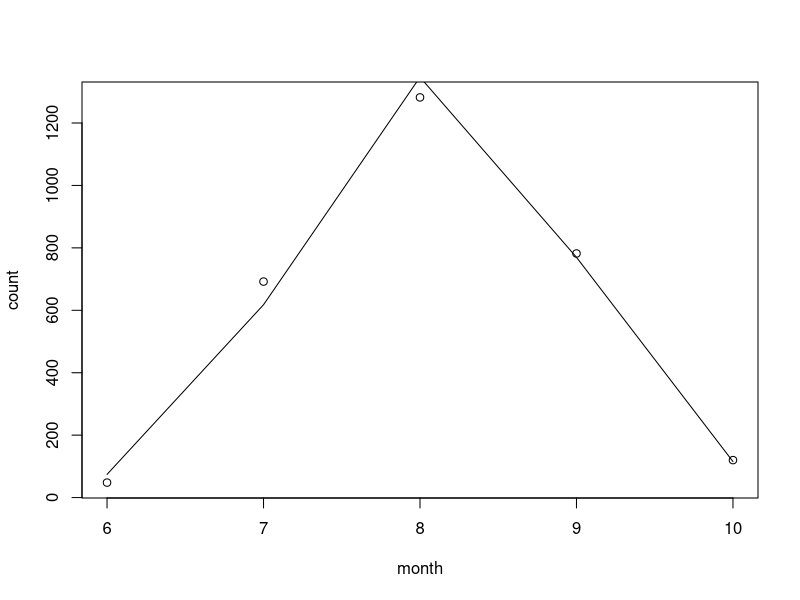
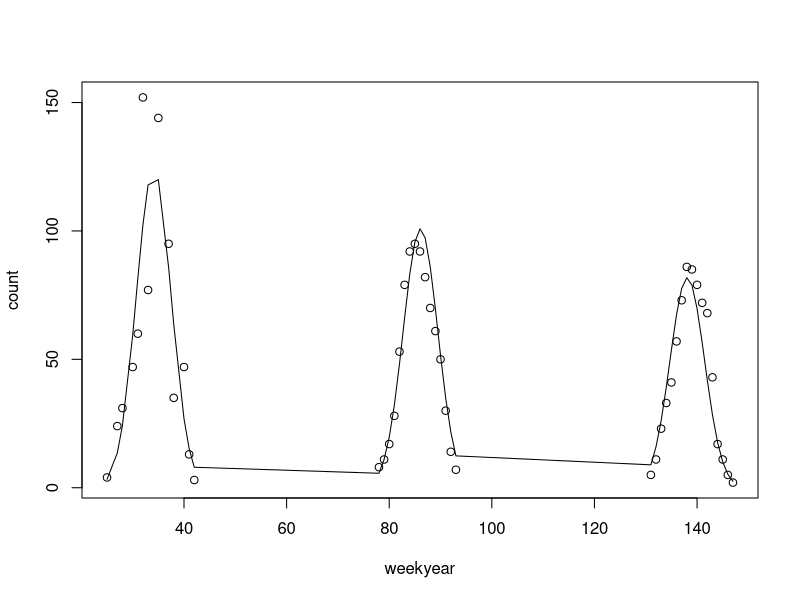
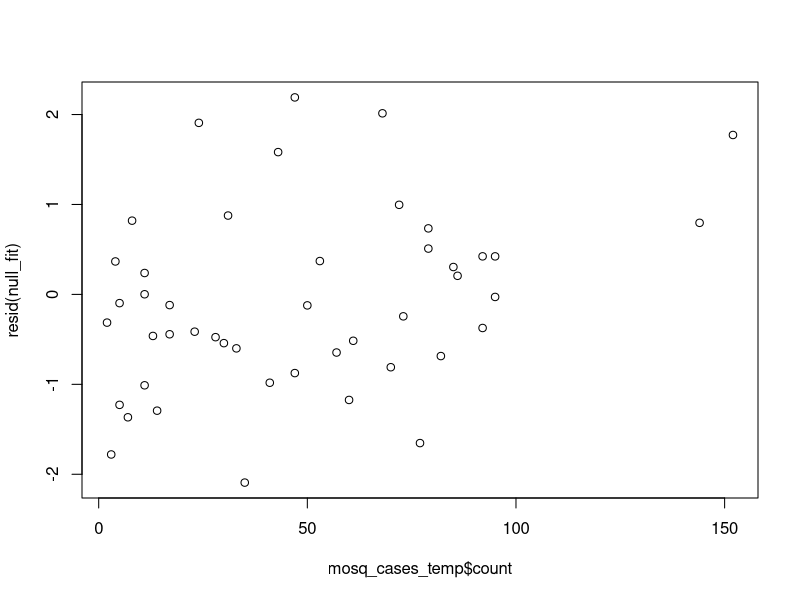
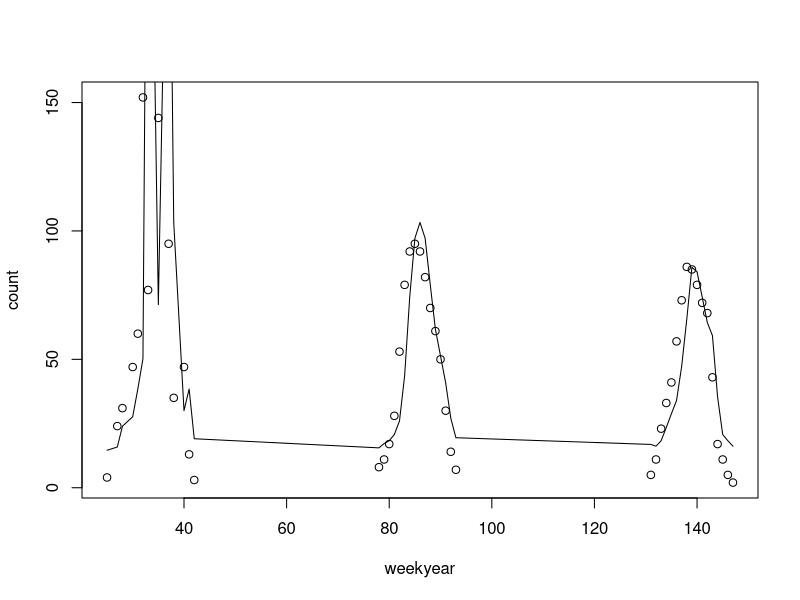
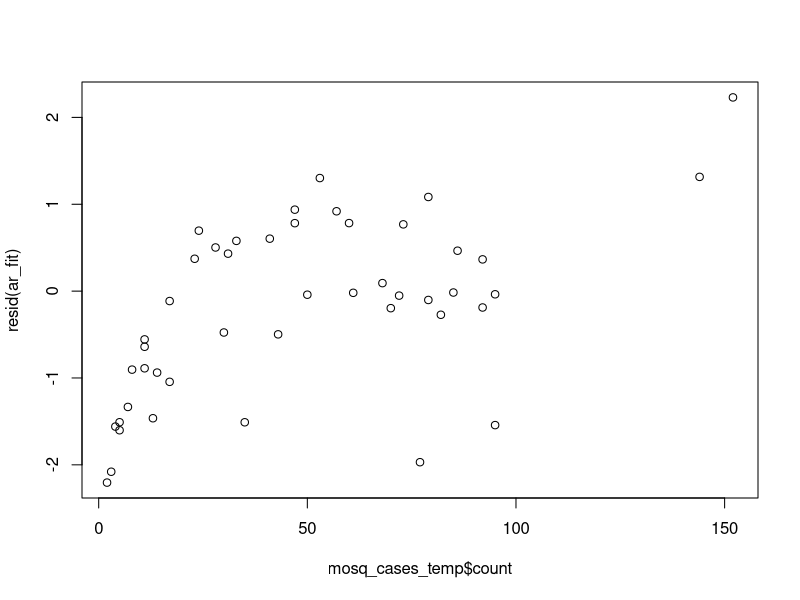
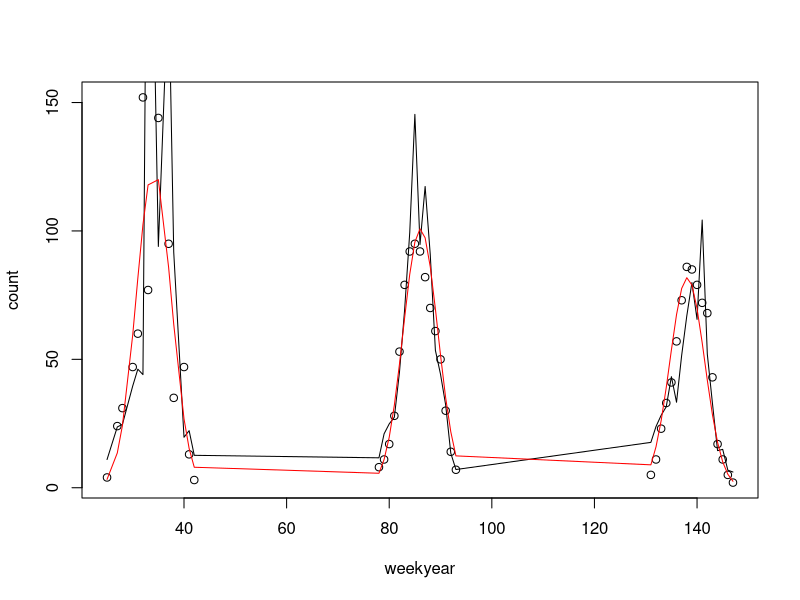
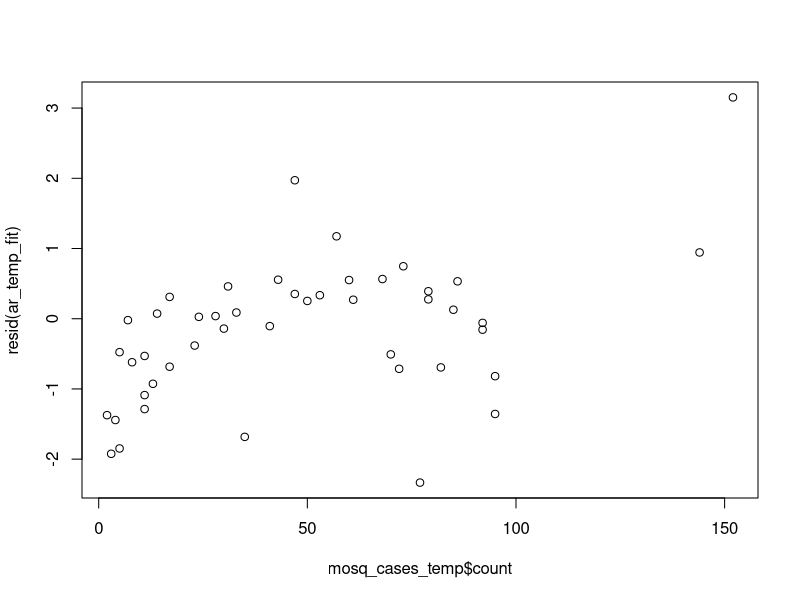
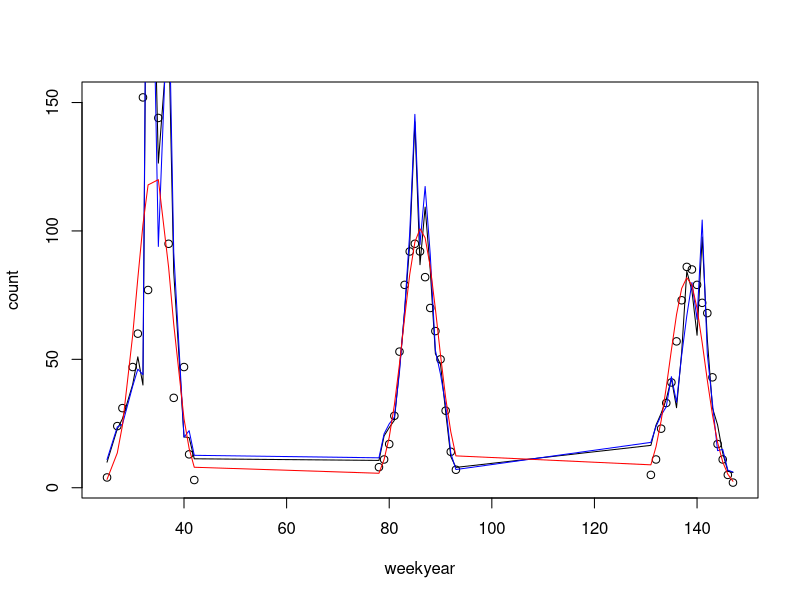

Write the R code that produced these figures, in order.
## Sean Sorek 11/30/24


library(tidyverse)

wnv_cases <- read_csv("cleaned_data/wnv_cases.csv")
wnv_mosquitoes <- read_csv("cleaned_data/wnv_mosquitoes.csv")
heat_vuln <- read_csv("cleaned_data/heat_vuln.csv")
day_weather <- read_csv("cleaned_data/day_weather.csv")
## Most basic model: mosquitoes by year

mosq_count_by_year <- wnv_mosquitoes |>
  mutate(year = lubridate::year(date)) |>
  group_by(year) |>
  summarise(count = n()) |>
  filter(year < 3000)

fit1 <- glm(count ~ year, mosq_count_by_year, family = "poisson")
summary(fit1)


# About as uninformative as youd expect

## mosquitoes by month

mosq_count_by_month <- wnv_mosquitoes |>
  mutate(month = lubridate::month(date)) |>
  group_by(month) |>
  summarise(count = n())

fit2 <- glm(count ~ month, mosq_count_by_month, family = "poisson")
summary(fit2)

fit3 <- glm(count ~ month + I(month^2), mosq_count_by_month, family = "poisson")
summary(fit3)
plot(mosq_count_by_month)
lines(6:10, predict(fit3, type = "response"))

## mosquitoes by month and year

mosq_month_year <- wnv_mosquitoes |>
  mutate(month = lubridate::month(date),
         year = lubridate::year(date)) |>
  group_by(year, month) |>
  summarise(count = n()) |>
  filter(year < 3000)
  
# does year make a difference in prediction between 2021-2024?
fit3.5 <- glm(count ~ month + I(month^2), mosq_month_year, family = "poisson")
fit4 <- glm(count ~ month + I(month^2) + year, mosq_month_year, family = "poisson")
summary(fit3.5)
summary(fit4)

anova(fit3.5, fit4)



## mosquito cases by weekly temperature
day_weather

mosq_cases <-
  wnv_mosquitoes |>
  mutate(
    year = lubridate::year(date),
    week = lubridate::week(date)) |>
  group_by(year, week) |>
  summarise(count = n()) |>
  mutate(weekyear = (year - 2021)*52 + week) |>
  filter(year < 3000)
  
weekly_weather <- day_weather |>
  mutate(
    year = lubridate::year(date),
    week = lubridate::week(date)) |>
  group_by(year, week) |>
  summarise(avg_temp = mean(avg_temp),
            avg_prcp = mean(avg_prcp),
            avg_dewp = mean(avg_dewp),
            avg_max = mean(avg_max),
            avg_min = mean(avg_min)) |>
  arrange(year, week) |>
  mutate(lag_temp = lag(avg_temp),
         lag_prcp = lag(avg_prcp),
         lag_dewp = lag(avg_dewp),
         lag_max =  lag(avg_max),
         lag_min =  lag(avg_min)) |>
  mutate(weekyear = (year - 2021)*52 + week) #week since start of 2021

mosq_cases_temp <- mosq_cases |>
  left_join(y = weekly_weather, by = join_by(weekyear)) |>
  select(-ends_with(".y")) |>
  rename(year = year.x, week = week.x) |>
  mutate(
    lag_count = lag(count),
    lag_count = case_when(
      is.na(lag_count) ~ 0,
      .default = lag_count
    )
  ) |>
  na.omit()

null_fit <- MASS::glm.nb(count ~ week + I(week^2) + year, mosq_cases_temp)
summary(null_fit)
plot(count ~ weekyear, mosq_cases_temp)
lines(mosq_cases_temp$weekyear, predict(null_fit, type = "response"))
plot(mosq_cases_temp$count, resid(null_fit)) # null model works well

ar_fit <- MASS::glm.nb(count ~ lag_count, mosq_cases_temp)
summary(ar_fit)
plot(count ~ weekyear, mosq_cases_temp)
lines(mosq_cases_temp$weekyear, predict(ar_fit, type = "response"))
plot(mosq_cases_temp$count, resid(ar_fit)) 

ar_temp_fit <- MASS::glm.nb(count ~ lag_count + lag_temp, mosq_cases_temp)
summary(ar_temp_fit)
plot(count ~ weekyear, mosq_cases_temp)
lines(mosq_cases_temp$weekyear, predict(ar_temp_fit, type = "response"))
lines(mosq_cases_temp$weekyear, predict(null_fit, type = "response"), col = "red")
plot(mosq_cases_temp$count, resid(ar_temp_fit)) 

ar_temp_rain_fit <- MASS::glm.nb(count ~ lag_count + lag_temp + lag_prcp, mosq_cases_temp)
summary(ar_temp_rain_fit)
plot(count ~ weekyear, mosq_cases_temp)
lines(mosq_cases_temp$weekyear, predict(ar_temp_rain_fit, type = "response"))
lines(mosq_cases_temp$weekyear, predict(ar_temp_fit, type = "response"), col = "blue")
lines(mosq_cases_temp$weekyear, predict(null_fit, type = "response"), col = "red")
plot(mosq_cases_temp$count, resid(ar_temp_rain_fit)) 

# rain doesnt significantly contribute, but makes fit visually better
# especially for 2023

final_fit <- ar_temp_fit
car::influencePlot(final_fit)


final_fit |> 
  broom::tidy() 
